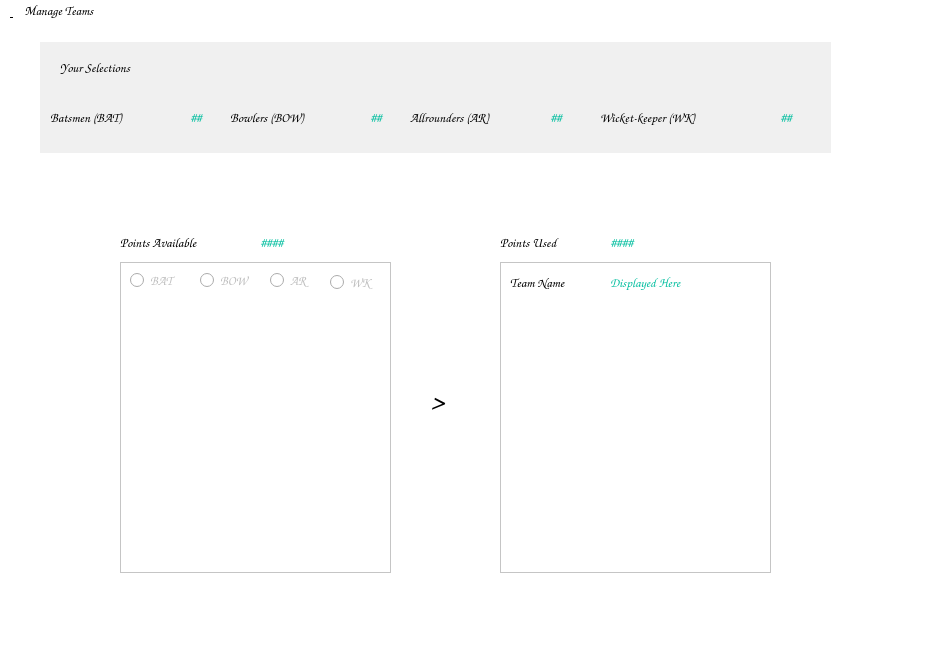
<?xml version="1.0" encoding="UTF-8"?>
<ui version="4.0">
 <class>MainWindow</class>
 <widget class="QMainWindow" name="MainWindow">
  <property name="geometry">
   <rect>
    <x>0</x>
    <y>0</y>
    <width>937</width>
    <height>656</height>
   </rect>
  </property>
  <property name="font">
   <font>
    <family>Comic Sans MS</family>
    <pointsize>10</pointsize>
   </font>
  </property>
  <property name="windowTitle">
   <string>Fantasy Cricket</string>
  </property>
  <property name="styleSheet">
   <string notr="true">background-color: rgb(255, 255, 255);</string>
  </property>
  <widget class="QWidget" name="centralwidget">
   <widget class="QLabel" name="bowlers">
    <property name="geometry">
     <rect>
      <x>370</x>
      <y>80</y>
      <width>31</width>
      <height>31</height>
     </rect>
    </property>
    <property name="font">
     <font>
      <family>Comic Sans MS</family>
      <pointsize>10</pointsize>
      <weight>75</weight>
      <bold>true</bold>
     </font>
    </property>
    <property name="styleSheet">
     <string notr="true">color: rgb(3, 190, 159);
background-color: rgb(240, 240, 240);</string>
    </property>
    <property name="text">
     <string>##</string>
    </property>
   </widget>
   <widget class="QLabel" name="wicketkeeper">
    <property name="geometry">
     <rect>
      <x>780</x>
      <y>80</y>
      <width>31</width>
      <height>31</height>
     </rect>
    </property>
    <property name="font">
     <font>
      <family>Comic Sans MS</family>
      <pointsize>10</pointsize>
      <weight>75</weight>
      <bold>true</bold>
     </font>
    </property>
    <property name="styleSheet">
     <string notr="true">color: rgb(3, 190, 159);
background-color: rgb(240, 240, 240);</string>
    </property>
    <property name="text">
     <string>##</string>
    </property>
   </widget>
   <widget class="QLabel" name="label_10">
    <property name="geometry">
     <rect>
      <x>230</x>
      <y>80</y>
      <width>131</width>
      <height>31</height>
     </rect>
    </property>
    <property name="font">
     <font>
      <family>Comic Sans MS</family>
      <pointsize>10</pointsize>
      <weight>75</weight>
      <bold>true</bold>
     </font>
    </property>
    <property name="styleSheet">
     <string notr="true">background-color: rgb(240, 240, 240);</string>
    </property>
    <property name="text">
     <string>Bowlers (BOW)</string>
    </property>
   </widget>
   <widget class="QLabel" name="label_9">
    <property name="geometry">
     <rect>
      <x>50</x>
      <y>80</y>
      <width>121</width>
      <height>31</height>
     </rect>
    </property>
    <property name="font">
     <font>
      <family>Comic Sans MS</family>
      <pointsize>10</pointsize>
      <weight>75</weight>
      <bold>true</bold>
     </font>
    </property>
    <property name="styleSheet">
     <string notr="true">background-color: rgb(240, 240, 240);</string>
    </property>
    <property name="text">
     <string>Batsmen (BAT)</string>
    </property>
   </widget>
   <widget class="QLabel" name="label_12">
    <property name="geometry">
     <rect>
      <x>410</x>
      <y>80</y>
      <width>141</width>
      <height>31</height>
     </rect>
    </property>
    <property name="font">
     <font>
      <family>Comic Sans MS</family>
      <pointsize>10</pointsize>
      <weight>75</weight>
      <bold>true</bold>
     </font>
    </property>
    <property name="styleSheet">
     <string notr="true">background-color: rgb(240, 240, 240);</string>
    </property>
    <property name="text">
     <string>Allrounders (AR)</string>
    </property>
   </widget>
   <widget class="QLabel" name="batsmen">
    <property name="geometry">
     <rect>
      <x>190</x>
      <y>80</y>
      <width>31</width>
      <height>31</height>
     </rect>
    </property>
    <property name="font">
     <font>
      <family>Comic Sans MS</family>
      <pointsize>10</pointsize>
      <weight>75</weight>
      <bold>true</bold>
     </font>
    </property>
    <property name="styleSheet">
     <string notr="true">color: rgb(3, 190, 159);
background-color: rgb(240, 240, 240);</string>
    </property>
    <property name="text">
     <string>##</string>
    </property>
   </widget>
   <widget class="QLabel" name="allrounders">
    <property name="geometry">
     <rect>
      <x>550</x>
      <y>80</y>
      <width>31</width>
      <height>31</height>
     </rect>
    </property>
    <property name="font">
     <font>
      <family>Comic Sans MS</family>
      <pointsize>10</pointsize>
      <weight>75</weight>
      <bold>true</bold>
     </font>
    </property>
    <property name="styleSheet">
     <string notr="true">color: rgb(3, 190, 159);
background-color: rgb(240, 240, 240);</string>
    </property>
    <property name="text">
     <string>##</string>
    </property>
   </widget>
   <widget class="QLabel" name="label_13">
    <property name="geometry">
     <rect>
      <x>600</x>
      <y>80</y>
      <width>171</width>
      <height>31</height>
     </rect>
    </property>
    <property name="font">
     <font>
      <family>Comic Sans MS</family>
      <pointsize>10</pointsize>
      <weight>75</weight>
      <bold>true</bold>
     </font>
    </property>
    <property name="styleSheet">
     <string notr="true">background-color: rgb(240, 240, 240);</string>
    </property>
    <property name="text">
     <string>Wicket-keeper (WK)</string>
    </property>
   </widget>
   <widget class="QLabel" name="label_11">
    <property name="geometry">
     <rect>
      <x>40</x>
      <y>20</y>
      <width>791</width>
      <height>111</height>
     </rect>
    </property>
    <property name="styleSheet">
     <string notr="true">background-color: rgb(240, 240, 240);</string>
    </property>
    <property name="text">
     <string/>
    </property>
   </widget>
   <widget class="QLabel" name="label_8">
    <property name="geometry">
     <rect>
      <x>60</x>
      <y>30</y>
      <width>141</width>
      <height>31</height>
     </rect>
    </property>
    <property name="font">
     <font>
      <family>Comic Sans MS</family>
      <pointsize>10</pointsize>
      <weight>50</weight>
      <bold>false</bold>
     </font>
    </property>
    <property name="styleSheet">
     <string notr="true">background-color: rgb(240, 240, 240);</string>
    </property>
    <property name="text">
     <string>Your Selections</string>
    </property>
   </widget>
   <widget class="QRadioButton" name="bat_btn">
    <property name="enabled">
     <bool>false</bool>
    </property>
    <property name="geometry">
     <rect>
      <x>130</x>
      <y>250</y>
      <width>61</width>
      <height>17</height>
     </rect>
    </property>
    <property name="font">
     <font>
      <family>Comic Sans MS</family>
      <pointsize>10</pointsize>
     </font>
    </property>
    <property name="text">
     <string>BAT</string>
    </property>
   </widget>
   <widget class="QLabel" name="label_16">
    <property name="geometry">
     <rect>
      <x>510</x>
      <y>250</y>
      <width>101</width>
      <height>21</height>
     </rect>
    </property>
    <property name="font">
     <font>
      <family>Comic Sans MS</family>
      <pointsize>10</pointsize>
      <weight>75</weight>
      <bold>true</bold>
     </font>
    </property>
    <property name="styleSheet">
     <string notr="true"/>
    </property>
    <property name="text">
     <string>Team Name</string>
    </property>
   </widget>
   <widget class="QRadioButton" name="wk_btn">
    <property name="enabled">
     <bool>false</bool>
    </property>
    <property name="geometry">
     <rect>
      <x>330</x>
      <y>250</y>
      <width>51</width>
      <height>20</height>
     </rect>
    </property>
    <property name="font">
     <font>
      <family>Comic Sans MS</family>
      <pointsize>10</pointsize>
     </font>
    </property>
    <property name="text">
     <string>WK</string>
    </property>
   </widget>
   <widget class="QLabel" name="points_available">
    <property name="geometry">
     <rect>
      <x>260</x>
      <y>210</y>
      <width>61</width>
      <height>21</height>
     </rect>
    </property>
    <property name="font">
     <font>
      <family>Comic Sans MS</family>
      <pointsize>10</pointsize>
      <weight>75</weight>
      <bold>true</bold>
     </font>
    </property>
    <property name="styleSheet">
     <string notr="true">color: rgb(3, 190, 159);</string>
    </property>
    <property name="text">
     <string>####</string>
    </property>
   </widget>
   <widget class="QListWidget" name="listWidget">
    <property name="geometry">
     <rect>
      <x>120</x>
      <y>240</y>
      <width>271</width>
      <height>311</height>
     </rect>
    </property>
    <property name="lineWidth">
     <number>1</number>
    </property>
   </widget>
   <widget class="QLabel" name="label_17">
    <property name="geometry">
     <rect>
      <x>430</x>
      <y>370</y>
      <width>21</width>
      <height>21</height>
     </rect>
    </property>
    <property name="font">
     <font>
      <family>Comic Sans MS</family>
      <pointsize>20</pointsize>
      <weight>50</weight>
      <bold>false</bold>
     </font>
    </property>
    <property name="text">
     <string>&gt;</string>
    </property>
   </widget>
   <widget class="QLabel" name="team_name">
    <property name="geometry">
     <rect>
      <x>610</x>
      <y>250</y>
      <width>131</width>
      <height>21</height>
     </rect>
    </property>
    <property name="font">
     <font>
      <family>Comic Sans MS</family>
      <pointsize>10</pointsize>
      <weight>75</weight>
      <bold>true</bold>
     </font>
    </property>
    <property name="styleSheet">
     <string notr="true">color: rgb(3, 190, 159);</string>
    </property>
    <property name="text">
     <string>Displayed Here</string>
    </property>
   </widget>
   <widget class="QRadioButton" name="bow_btn">
    <property name="enabled">
     <bool>false</bool>
    </property>
    <property name="geometry">
     <rect>
      <x>200</x>
      <y>250</y>
      <width>71</width>
      <height>17</height>
     </rect>
    </property>
    <property name="font">
     <font>
      <family>Comic Sans MS</family>
      <pointsize>10</pointsize>
     </font>
    </property>
    <property name="text">
     <string>BOW</string>
    </property>
   </widget>
   <widget class="QListWidget" name="listWidget_2">
    <property name="geometry">
     <rect>
      <x>500</x>
      <y>240</y>
      <width>271</width>
      <height>311</height>
     </rect>
    </property>
   </widget>
   <widget class="QLabel" name="label_14">
    <property name="geometry">
     <rect>
      <x>120</x>
      <y>210</y>
      <width>131</width>
      <height>21</height>
     </rect>
    </property>
    <property name="font">
     <font>
      <family>Comic Sans MS</family>
      <pointsize>10</pointsize>
      <weight>75</weight>
      <bold>true</bold>
     </font>
    </property>
    <property name="styleSheet">
     <string notr="true"/>
    </property>
    <property name="text">
     <string>Points Available</string>
    </property>
   </widget>
   <widget class="QLabel" name="label_15">
    <property name="geometry">
     <rect>
      <x>500</x>
      <y>210</y>
      <width>101</width>
      <height>21</height>
     </rect>
    </property>
    <property name="font">
     <font>
      <family>Comic Sans MS</family>
      <pointsize>10</pointsize>
      <weight>75</weight>
      <bold>true</bold>
     </font>
    </property>
    <property name="styleSheet">
     <string notr="true"/>
    </property>
    <property name="text">
     <string>Points Used</string>
    </property>
   </widget>
   <widget class="QLabel" name="points_used">
    <property name="geometry">
     <rect>
      <x>610</x>
      <y>210</y>
      <width>61</width>
      <height>21</height>
     </rect>
    </property>
    <property name="font">
     <font>
      <family>Comic Sans MS</family>
      <pointsize>10</pointsize>
      <weight>75</weight>
      <bold>true</bold>
     </font>
    </property>
    <property name="styleSheet">
     <string notr="true">color: rgb(3, 190, 159);</string>
    </property>
    <property name="text">
     <string>####</string>
    </property>
   </widget>
   <widget class="QRadioButton" name="ar_btn">
    <property name="enabled">
     <bool>false</bool>
    </property>
    <property name="geometry">
     <rect>
      <x>270</x>
      <y>250</y>
      <width>51</width>
      <height>17</height>
     </rect>
    </property>
    <property name="font">
     <font>
      <family>Comic Sans MS</family>
      <pointsize>10</pointsize>
     </font>
    </property>
    <property name="text">
     <string>AR</string>
    </property>
   </widget>
   <zorder>listWidget</zorder>
   <zorder>listWidget_2</zorder>
   <zorder>label_16</zorder>
   <zorder>label_11</zorder>
   <zorder>bowlers</zorder>
   <zorder>wicketkeeper</zorder>
   <zorder>label_10</zorder>
   <zorder>label_9</zorder>
   <zorder>label_12</zorder>
   <zorder>batsmen</zorder>
   <zorder>allrounders</zorder>
   <zorder>label_13</zorder>
   <zorder>label_8</zorder>
   <zorder>bat_btn</zorder>
   <zorder>wk_btn</zorder>
   <zorder>points_available</zorder>
   <zorder>label_17</zorder>
   <zorder>team_name</zorder>
   <zorder>bow_btn</zorder>
   <zorder>label_14</zorder>
   <zorder>label_15</zorder>
   <zorder>points_used</zorder>
   <zorder>ar_btn</zorder>
  </widget>
  <widget class="QStatusBar" name="statusbar"/>
  <widget class="QMenuBar" name="menuBar">
   <property name="geometry">
    <rect>
     <x>0</x>
     <y>0</y>
     <width>937</width>
     <height>30</height>
    </rect>
   </property>
   <property name="font">
    <font>
     <family>Comic Sans MS</family>
     <pointsize>10</pointsize>
    </font>
   </property>
   <property name="autoFillBackground">
    <bool>false</bool>
   </property>
   <property name="styleSheet">
    <string notr="true"/>
   </property>
   <widget class="QMenu" name="manage_teams">
    <property name="geometry">
     <rect>
      <x>270</x>
      <y>157</y>
      <width>237</width>
      <height>174</height>
     </rect>
    </property>
    <property name="font">
     <font>
      <family>Comic Sans MS</family>
      <pointsize>10</pointsize>
     </font>
    </property>
    <property name="styleSheet">
     <string notr="true">background-color: rgb(190, 190, 190);</string>
    </property>
    <property name="title">
     <string>&amp;     Manage Teams     </string>
    </property>
    <addaction name="new_team"/>
    <addaction name="open_team"/>
    <addaction name="save_team"/>
    <addaction name="evaluate_team"/>
   </widget>
   <addaction name="manage_teams"/>
  </widget>
  <action name="new_team">
   <property name="text">
    <string>    NEW Team</string>
   </property>
   <property name="font">
    <font>
     <family>Comic Sans MS</family>
     <pointsize>10</pointsize>
     <weight>50</weight>
     <bold>false</bold>
    </font>
   </property>
  </action>
  <action name="open_team">
   <property name="text">
    <string>  &amp;     OPEN Team</string>
   </property>
   <property name="font">
    <font>
     <family>Comic Sans MS</family>
     <pointsize>10</pointsize>
     <weight>50</weight>
     <bold>false</bold>
    </font>
   </property>
  </action>
  <action name="save_team">
   <property name="text">
    <string>&amp;       SAVE Team</string>
   </property>
   <property name="font">
    <font>
     <family>Comic Sans MS</family>
     <pointsize>10</pointsize>
    </font>
   </property>
  </action>
  <action name="evaluate_team">
   <property name="text">
    <string>&amp;       EVALUATE Team</string>
   </property>
   <property name="font">
    <font>
     <family>Comic Sans MS</family>
     <pointsize>10</pointsize>
    </font>
   </property>
  </action>
 </widget>
 <resources/>
 <connections/>
</ui>
